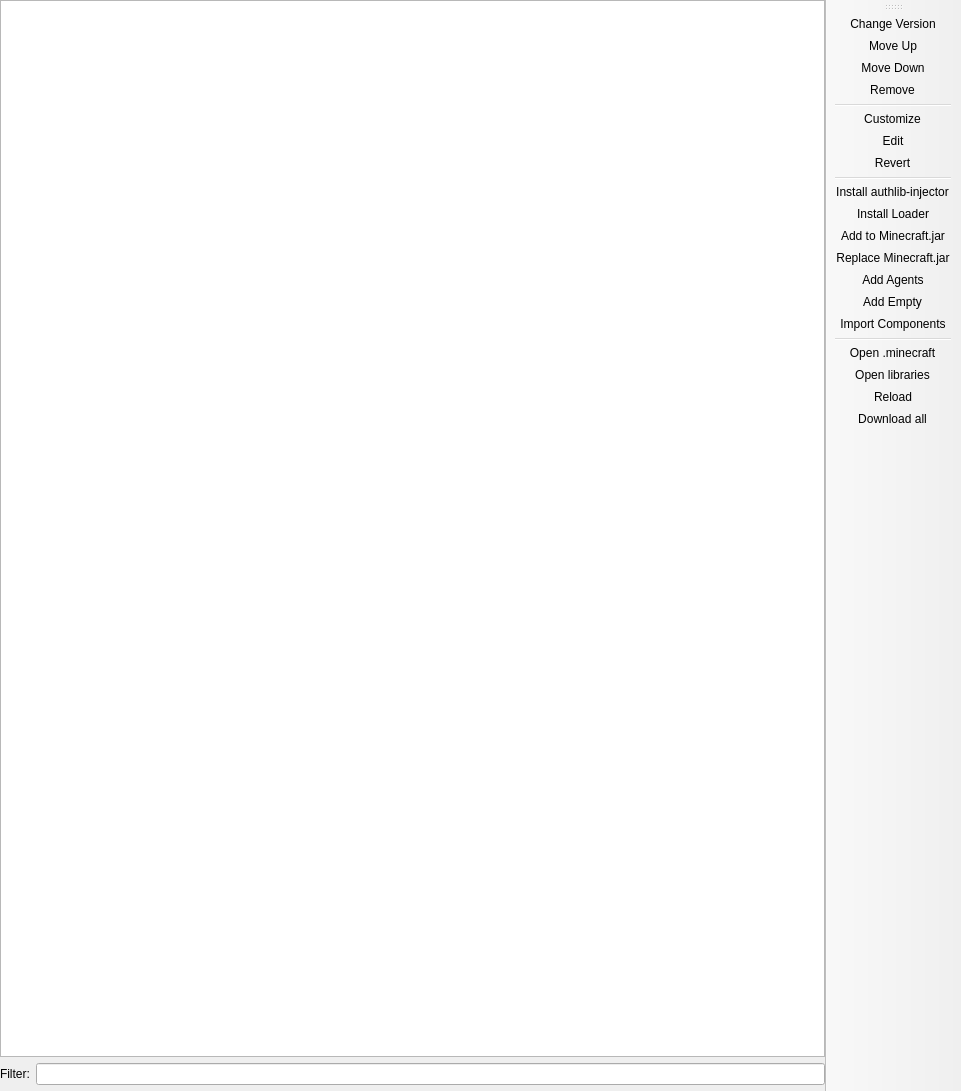
<?xml version="1.0" encoding="UTF-8"?>
<ui version="4.0">
 <class>VersionPage</class>
 <widget class="QMainWindow" name="VersionPage">
  <property name="geometry">
   <rect>
    <x>0</x>
    <y>0</y>
    <width>961</width>
    <height>1091</height>
   </rect>
  </property>
  <widget class="QWidget" name="centralwidget">
   <layout class="QHBoxLayout" name="horizontalLayout">
    <property name="leftMargin">
     <number>0</number>
    </property>
    <property name="topMargin">
     <number>0</number>
    </property>
    <property name="rightMargin">
     <number>0</number>
    </property>
    <property name="bottomMargin">
     <number>0</number>
    </property>
    <item>
     <layout class="QVBoxLayout" name="verticalLayout">
      <item>
       <widget class="ModListView" name="packageView">
        <property name="horizontalScrollBarPolicy">
         <enum>Qt::ScrollBarAlwaysOff</enum>
        </property>
        <property name="sortingEnabled">
         <bool>false</bool>
        </property>
        <property name="headerHidden">
         <bool>false</bool>
        </property>
        <attribute name="headerVisible">
         <bool>true</bool>
        </attribute>
       </widget>
      </item>
      <item>
       <layout class="QGridLayout" name="gridLayout_2">
        <item row="0" column="1">
         <widget class="QLineEdit" name="filterEdit"/>
        </item>
        <item row="0" column="0">
         <widget class="QLabel" name="filterLabel">
          <property name="text">
           <string>Filter:</string>
          </property>
         </widget>
        </item>
       </layout>
      </item>
      <item>
       <widget class="InfoFrame" name="frame">
        <property name="sizePolicy">
         <sizepolicy hsizetype="Preferred" vsizetype="Minimum">
          <horstretch>0</horstretch>
          <verstretch>0</verstretch>
         </sizepolicy>
        </property>
       </widget>
      </item>
     </layout>
    </item>
   </layout>
  </widget>
  <widget class="WideBar" name="toolBar">
   <property name="windowTitle">
    <string>Actions</string>
   </property>
   <property name="allowedAreas">
    <set>Qt::LeftToolBarArea|Qt::RightToolBarArea</set>
   </property>
   <property name="toolButtonStyle">
    <enum>Qt::ToolButtonTextOnly</enum>
   </property>
   <property name="floatable">
    <bool>false</bool>
   </property>
   <attribute name="toolBarArea">
    <enum>RightToolBarArea</enum>
   </attribute>
   <attribute name="toolBarBreak">
    <bool>false</bool>
   </attribute>
   <addaction name="actionChange_version"/>
   <addaction name="actionMove_up"/>
   <addaction name="actionMove_down"/>
   <addaction name="actionRemove"/>
   <addaction name="separator"/>
   <addaction name="actionCustomize"/>
   <addaction name="actionEdit"/>
   <addaction name="actionRevert"/>
   <addaction name="separator"/>
   <addaction name="actionInstall_AuthlibInjector"/>
   <addaction name="actionInstall_Loader"/>
   <addaction name="actionAdd_to_Minecraft_jar"/>
   <addaction name="actionReplace_Minecraft_jar"/>
   <addaction name="actionAdd_Agents"/>
   <addaction name="actionAdd_Empty"/>
   <addaction name="actionImport_Components"/>
   <addaction name="separator"/>
   <addaction name="actionMinecraftFolder"/>
   <addaction name="actionLibrariesFolder"/>
   <addaction name="actionReload"/>
   <addaction name="actionDownload_All"/>
  </widget>
  <action name="actionChange_version">
   <property name="text">
    <string>Change Version</string>
   </property>
   <property name="toolTip">
    <string>Change version of the selected component.</string>
   </property>
  </action>
  <action name="actionMove_up">
   <property name="text">
    <string>Move Up</string>
   </property>
   <property name="toolTip">
    <string>Make the selected component apply sooner.</string>
   </property>
  </action>
  <action name="actionMove_down">
   <property name="text">
    <string>Move Down</string>
   </property>
   <property name="toolTip">
    <string>Make the selected component apply later.</string>
   </property>
  </action>
  <action name="actionRemove">
   <property name="text">
    <string>Remove</string>
   </property>
   <property name="toolTip">
    <string>Remove selected component from the instance.</string>
   </property>
  </action>
  <action name="actionCustomize">
   <property name="text">
    <string>Customize</string>
   </property>
   <property name="toolTip">
    <string>Customize selected component.</string>
   </property>
  </action>
  <action name="actionEdit">
   <property name="text">
    <string>Edit</string>
   </property>
   <property name="toolTip">
    <string>Edit selected component.</string>
   </property>
  </action>
  <action name="actionRevert">
   <property name="text">
    <string>Revert</string>
   </property>
   <property name="toolTip">
    <string>Revert the selected component to default.</string>
   </property>
  </action>
  <action name="actionInstall_AuthlibInjector">
   <property name="text">
    <string>Install authlib-injector</string>
   </property>
   <property name="toolTip">
    <string>Install the authlib-injector package.</string>
   </property>
  </action>
  <action name="actionInstall_Loader">
   <property name="text">
    <string>Install Loader</string>
   </property>
   <property name="toolTip">
    <string>Install a mod loader.</string>
   </property>
  </action>
  <action name="actionAdd_to_Minecraft_jar">
   <property name="text">
    <string>Add to Minecraft.jar</string>
   </property>
   <property name="toolTip">
    <string>Add a mod into the Minecraft jar file.</string>
   </property>
  </action>
  <action name="actionReplace_Minecraft_jar">
   <property name="text">
    <string>Replace Minecraft.jar</string>
   </property>
  </action>
  <action name="actionAdd_Agents">
   <property name="text">
    <string>Add Agents</string>
   </property>
   <property name="toolTip">
    <string>Add Java agents.</string>
   </property>
  </action>
  <action name="actionAdd_Empty">
   <property name="text">
    <string>Add Empty</string>
   </property>
   <property name="toolTip">
    <string>Add an empty custom component.</string>
   </property>
  </action>
  <action name="actionReload">
   <property name="text">
    <string>Reload</string>
   </property>
   <property name="toolTip">
    <string>Reload all components.</string>
   </property>
  </action>
  <action name="actionDownload_All">
   <property name="text">
    <string>Download all</string>
   </property>
   <property name="toolTip">
    <string>Download the files needed to launch the instance now.</string>
   </property>
  </action>
  <action name="actionMinecraftFolder">
   <property name="text">
    <string>Open .minecraft</string>
   </property>
   <property name="toolTip">
    <string>Open the instance's .minecraft folder.</string>
   </property>
  </action>
  <action name="actionLibrariesFolder">
   <property name="text">
    <string>Open libraries</string>
   </property>
   <property name="toolTip">
    <string>Open the instance's local libraries folder.</string>
   </property>
  </action>
  <action name="actionImport_Components">
   <property name="text">
    <string>Import Components</string>
   </property>
   <property name="toolTip">
    <string>Import existing component JSON files.</string>
   </property>
  </action>
 </widget>
 <customwidgets>
  <customwidget>
   <class>ModListView</class>
   <extends>QTreeView</extends>
   <header>ui/widgets/ModListView.h</header>
  </customwidget>
  <customwidget>
   <class>InfoFrame</class>
   <extends>QFrame</extends>
   <header>ui/widgets/InfoFrame.h</header>
   <container>1</container>
  </customwidget>
  <customwidget>
   <class>WideBar</class>
   <extends>QToolBar</extends>
   <header>ui/widgets/WideBar.h</header>
  </customwidget>
 </customwidgets>
 <resources/>
 <connections/>
</ui>
